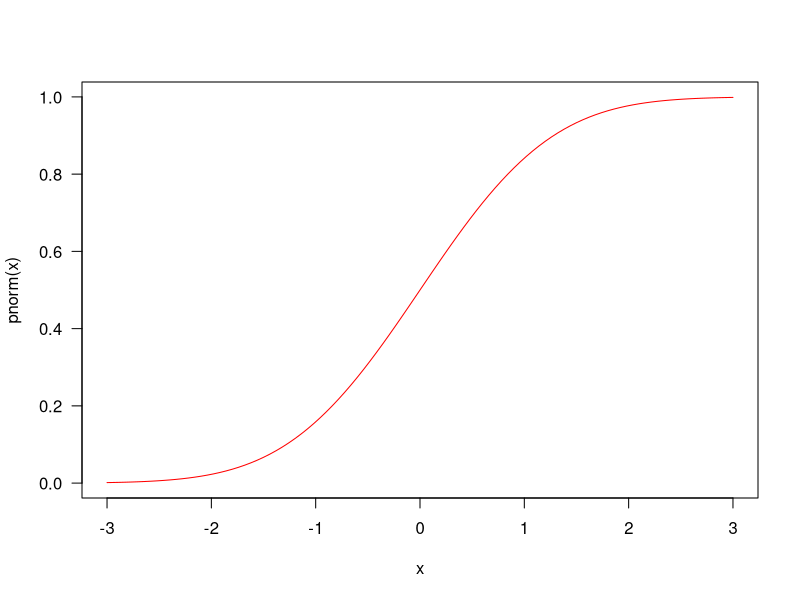
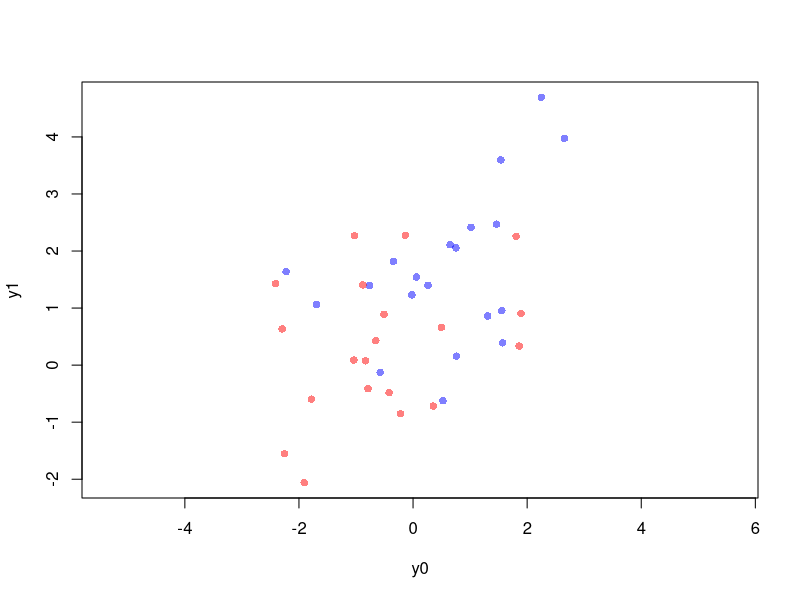
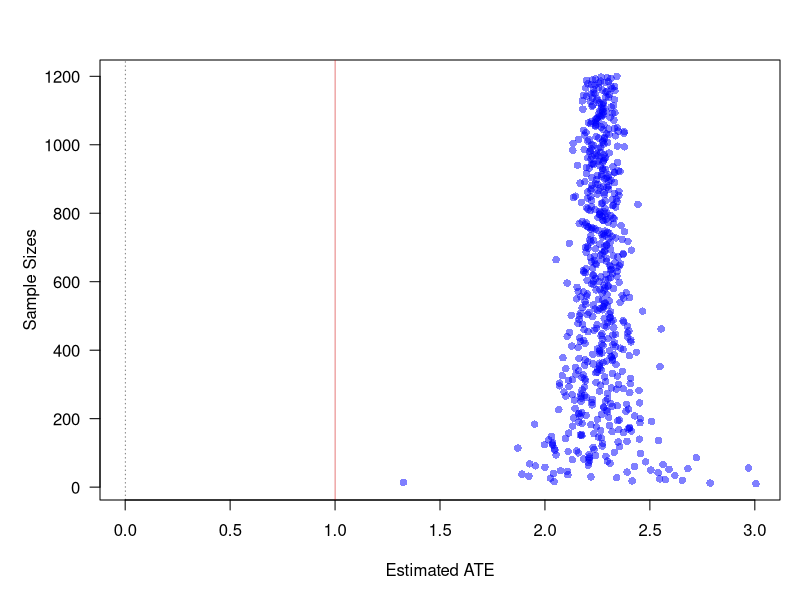

The R script that drew these images, in order:
#   SGIA40F15 23/24 
#       Juraj Medzihorsky
#   Seminar 1
#   2024-01-13

rm(list=ls())

#   Let's simulate a  more complex setting with selection bias from
#   selection into treatment


N <- 4e1
set.seed(5600)
xb <- rnorm(N, 0, 1) |> scale()
x0_ <- rnorm(N, 0, 1) 
x1_ <- rnorm(N, 0, 1)   
#   decorrelate x0 and x1, scale them
aux <- svd(cbind(x0_, x1_))
x0 <- aux$u[,1] |> scale(center=T, scale=T)  
x1 <- aux$u[,2] |> scale(center=T, scale=T)  
#   check
cor(x0_, x1_)
cor(x0, x1)

y0 <- x0 + xb
y1 <- x1 + xb + 1

cor(y0, y1)

#   now let's make selection into treatment depend on xb
pd <- pnorm(xb)

curve(pnorm, xlim=c(-1,1)*3, col='red', las=1)

#   draw a random beta, then sort them and the first 20 go into D=0
set.seed(732)
pb <- sapply(pd, function(i) rbeta(1, i*2, (1-i)*2))
d_a <- ifelse(rank(pb)<=2e1, 0, 1)

plot(y0, y1, pch=16, asp=1,
     col=ifelse(d_a%in%0, rgb(1,0,0,0.5), rgb(0,0,1,0.5)))

y_a <- ifelse(d_a%in%0, y0, y1)

#   estimate the ate
mean(y_a[d_a%in%1]) - mean(y_a[d_a%in%0])

#   quite an over-estimate

#   now let's repeat it many times for different sample sizes as before

oneexp <-
    function(N)
    {
        xb <- rnorm(N, 0, 1) |> scale()
        x0_ <- rnorm(N, 0, 1) 
        x1_ <- rnorm(N, 0, 1)   
        aux <- svd(cbind(x0_, x1_))
        x0 <- aux$u[,1] |> scale(center=T, scale=T)  
        x1 <- aux$u[,2] |> scale(center=T, scale=T)  
        y0 <- x0 + xb
        y1 <- x1 + xb + 1
        n0 <- round(N/2) 
        n1 <- N - n0
        b_ <- sapply(pnorm(xb), function(i) rbeta(1, i*2, (1-i)*2))
        d_ <- ifelse(rank(b_)<=n0, 0, 1)
        y_ <- ifelse(d_%in%0, y0, y1)
        ate_ <- mean(y_[d_%in%1]) - mean(y_[d_%in%0])
        return(ate_)
    }

set.seed(657)
s_ <- sample(5:6e2)*2
er <- sapply(s_, oneexp) 


# increasing the sample size won't help
par(mar=c(5,5,3,1), las=1)
plot(er, s_, pch=16, col=rgb(0,0,1,0.5), xlim=c(0, 3),
     xlab='Estimated ATE', ylab='Sample Sizes')
    abline(v=0, lty=3, lwd=0.5)
    abline(v=1, col='red3', lwd=0.5)



#   SCRIPT END
